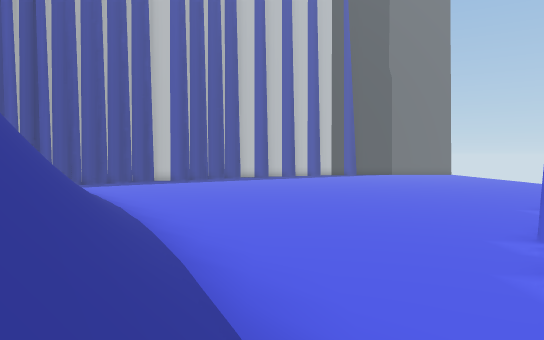
View 1 (above)

16 first-person views from a walk through a 3-D level made in the Unity game engine. The camera is 1.5 m above the floor, tilts 2° down and sees 70° across. The floor is counted in squares, 2 m on a side. Each view is taken from the middle of a square. On the plan, view 1 faces up. The plan holds only what a view shows up to about 12 squares ahead; the rest is blank. The place goes on beyond the plan.

View 2
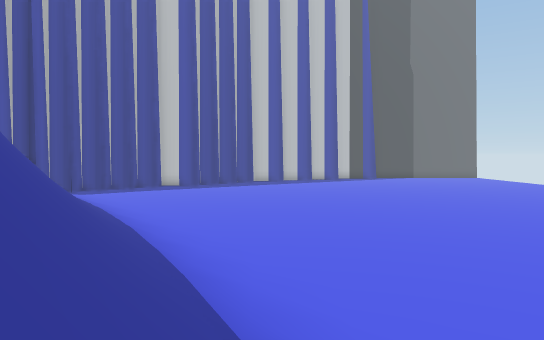

View 3
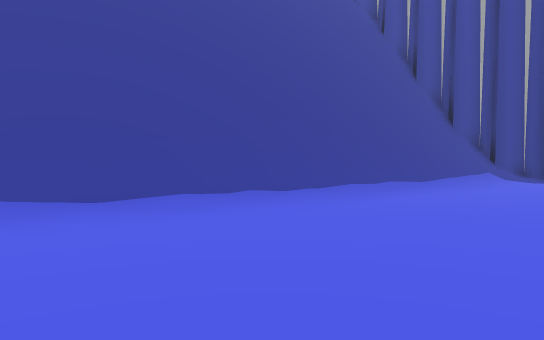

View 4
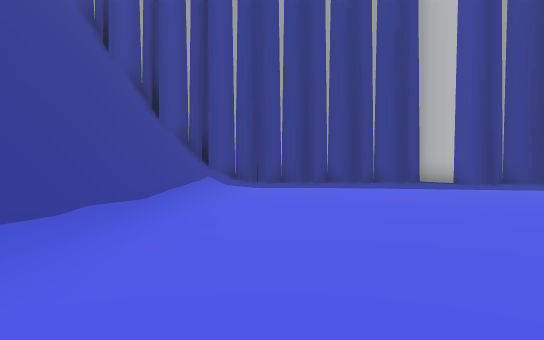

View 5
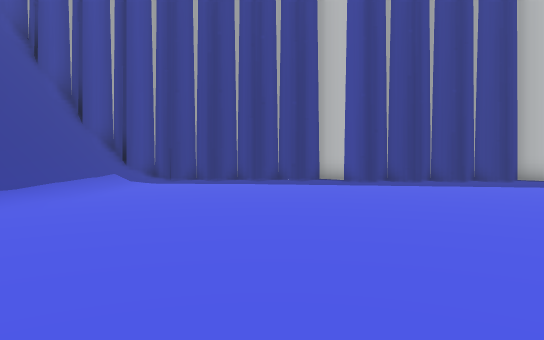

View 6
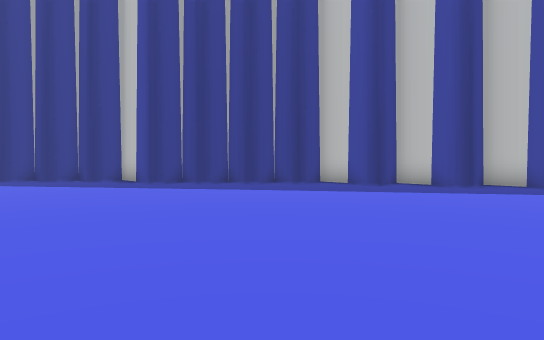

View 7
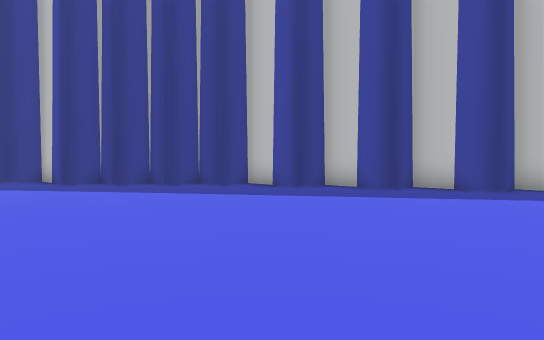

View 8
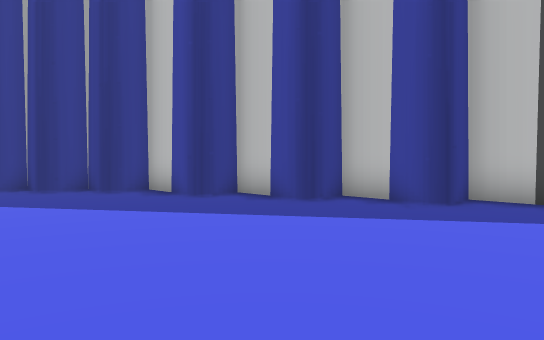

View 9
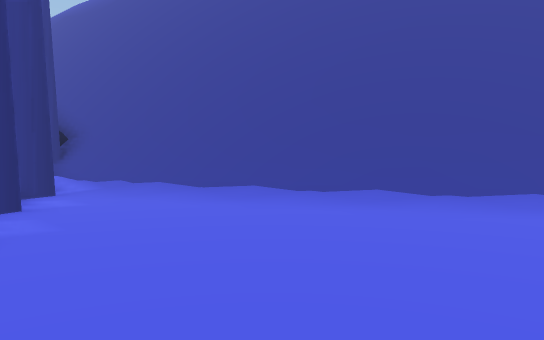

View 10
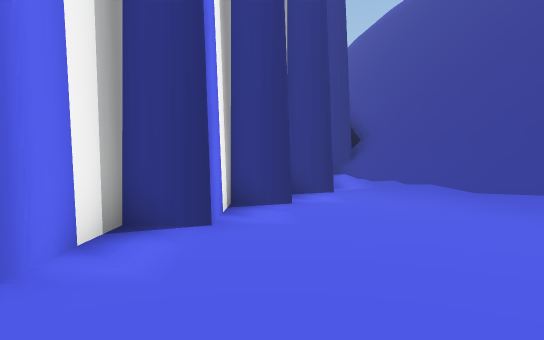

View 11
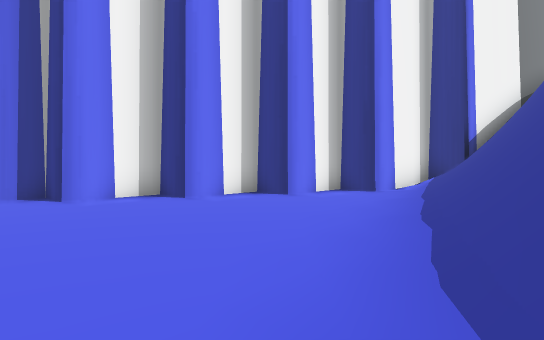

View 12
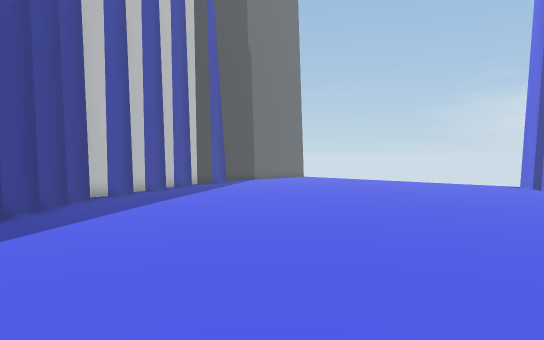

View 13
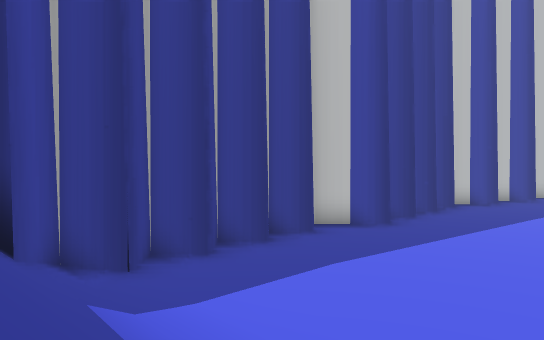

View 14
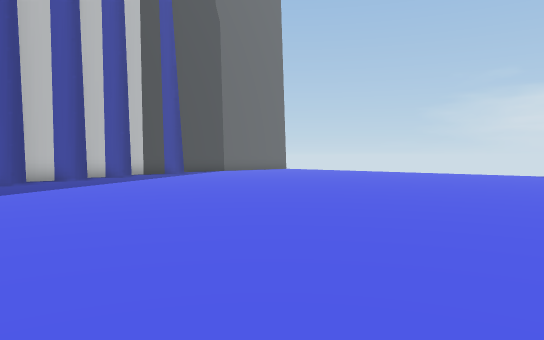

View 15
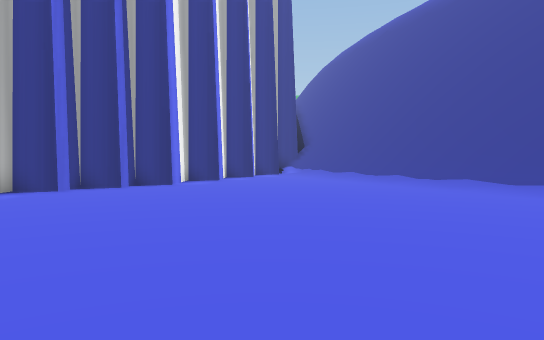

View 16
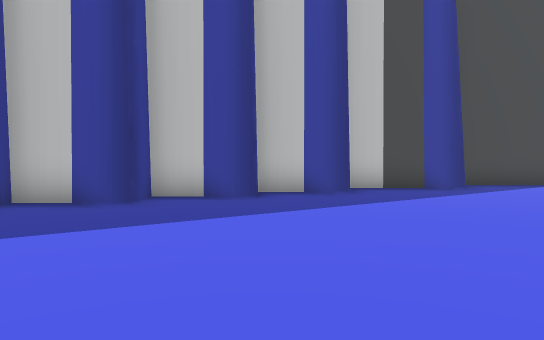

### Floor plan
Key: @ floor where view 1 was taken; # wall or solid block; . floor; / step, stairs or slope; = window, fence, low wall or low ledge.
Columns run from 12 left of view 1 to 6 right of it. Each row starts with its distance up from view 1.
 31                  ##
 30              #####.
 29            ###.....
 28          ###.......
 27          #.........
 26         ##.........
 25        ##..........
 24      ###..........
 23     ##.............
 22    ##..............
 21   ##...............
 20  ##................
 19 ##/................
 18 #//................
 17 ##//...............
 16  #=//..............
 15  ##///.............
 14   ##///............
 13    ##//............
 12     #=//...........
 11     ##///..........
 10      ##//..........
  9       #///.........
  8       ##//.........
  7        #=//.......#
  6        ##//......##
  5         #=//.....#
  4         ##//....##
  3          ##//..##
  2          ##//..#
  1           #///##
  0           ##@/#
 -1            #//#
 -2            #/##
 -3            ###

Where each view was taken, in squares from view 1:
view 1: 0 up, 0 right, facing up
view 2: 2 up, 1 left, facing up
view 3: 11 up, 2 right, facing left
view 4: 12 up, 2 left, facing up-left
view 5: 13 up, 1 right, facing up-left
view 6: 18 up, 5 right, facing up-left
view 7: 20 up, 6 right, facing up-left
view 8: 23 up, 6 right, facing up-left
view 9: 9 up, 4 right, facing down-left
view 10: 9 up, 3 right, facing down
view 11: 9 up, 3 left, facing down-right
view 12: 13 up, 7 left, facing up-right
view 13: 14 up, 8 left, facing up
view 14: 15 up, 3 left, facing up-right
view 15: 17 up, 2 right, facing down
view 16: 21 up, 2 right, facing up
